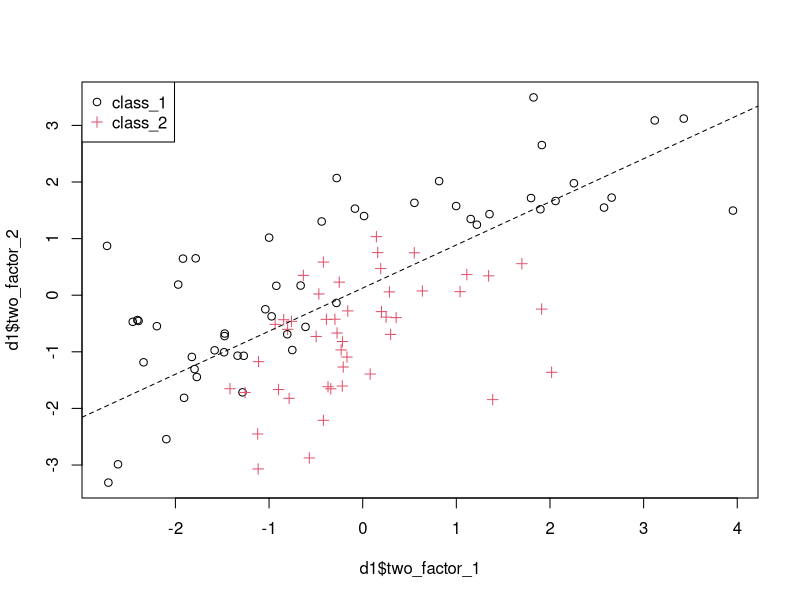

Generate this figure with R:
## ---- chunk 1
knitr::opts_chunk$set(echo = TRUE)
if (!require(modeldata)) install.packages('modeldata', repos = "http://cran.us.r-project.org")
## ---- chunk 2
library(modeldata)
data("Chicago", package = "modeldata")
str(Chicago)
## ---- chunk 3
set.seed(1234)

d1 <- sim_classification(
  num_samples = 100,  # 生成するレコード数(デフォルトは100)
  method = "caret",   # 生成方法(デフォルトは"caret")
  intercept = -5,     # クラスの偏りをコントロールする(デフォルトは-5)
  num_linear = 2,     # クラス分類に無相関の変数linear_nの数(デフォルトは10)
  keep_truth = TRUE   # class_1のクラス確率の出力有無(デフォルトはFALSE)
)

str(d1)
## ---- chunk 4
# 線形識別関数のパラメータ推定
y <- ifelse(as.numeric(d1$class) > 1, -1, 1)  # 教師データをclass_1=1, class_2=-1に変換
X <- cbind(1, as.matrix(d1[, c("two_factor_1", "two_factor_2")])) # パターン行列
w_hat <- solve(t(X) %*% X) %*% t(X) %*% y     # 正規方程式で最小二乗法の解を求める

# 結果のplot
plot(x=d1$two_factor_1, y=d1$two_factor_2, 
     pch=ifelse(as.numeric(d1$class)==1, 1, 3), 
     col=d1$class)
legend("topleft", legend=levels(d1$class), pch=c(1, 3), col=c(1, 2))
abline(a=w_hat[1]/w_hat[3], b=-w_hat[2]/w_hat[3], lty=2)
## ---- chunk 5
# 作業メモ
# データ生成方法について、公式リファレンスと実際のソースコードが一致しておらず、意図通りに実装されているか不明。
# 本資料の趣旨を鑑みて、データ生成方法の詳細に関する説明は必須ではないと判断し、記載しないこととする。
# 以下は当初の記載案。

#method="caret"におけるクラス分類は、以下の1~2を合計した値をロジット関数によりclass_1のクラス確率に変換し、当該確率に応じてランダムに割り当てています。  
#(パッケージのリファレンス上は3も加算してクラス確率を計算することとなっていますが、バージョン1.4.0時点では3を加算しない値でクラス確率が計算されていました。)

#1. クラス分類に相関がある変数two_factor_1とtwo_factor_2の主効果及び交互作用。すなわち、  
#    intercept - 4 * two_factor_1 + 4 * two_factor_2 + 2 * two_factor_1 * two_factor_2  
#    ここでinterceptは引数として与えた数値、two_factor_1及びtwo_factor_2は平均0、分散2、相関係数0.65の正規乱数。
#2. (non_linear_1^3) + 2 * exp(-6 * (non_linear_1 - 0.3)^2) + 2 * sin(PI * non_linear_2 * non_linear_3)  
#    ここでnon_linear_1は(-1,1)の一様乱数、non_linear_2～3は(0,1)の一様乱数。
#3. 引数num_linearで指定した数をnとすると、-2.5 * linear_1 + ・・・ + (-1)^n * 0.25 * linear_n  
#    ここで各linear_*は標準正規乱数で、係数は2.5～0.25の範囲をn分割した値に-1と1を交互に乗算する。例えばn=4の場合、  
#    -2.5 * linear_1 + 1.75 * linear_2 -1.00 * linear_3 + 0.25 * linear_4  

# class_1確率の計算方法の確認
intercept_tmp <- -5
effect_1 <- intercept_tmp - 4 * d1$two_factor_1 + 
  4 * d1$two_factor_2 + 2 * d1$two_factor_1 * d1$two_factor_2
effect_2 <- (d1$non_linear_1^3) + 2 * exp(-6 * (d1$non_linear_1 - 0.3)^2) + 
  2 * sin(pi * d1$non_linear_2 * d1$non_linear_3)  #マニュアルではpiが乗算されていないため注意
effect_3 <- -2.5 * d1$linear_1 + 0.25 * d1$linear_2
y = effect_1 + effect_2 # effect3は加算しない
p <- 1 / (1 + exp(-y))
head(data.frame(list(
  .truth = d1$.truth,
  check = p
)))
## ---- chunk 6
d2 <- sim_regression(
  num_samples = 100,      # 生成するレコード数(デフォルトは100)
  method = "sapp_2014_1", # 生成方法(デフォルトは"sapp_2014_1")
  std_dev = NULL,         # 平均0の正規分布によるエラー項の標準偏差(デフォルトはNULLで、NULLの場合methodごとに決まった値が使用される)
  factors = FALSE,        # predictorに二値変数が含まれる場合のfactor化有無(デフォルトはFALSE)
  keep_truth = TRUE       # エラー項を含まない予測値の出力有無(デフォルトはFALSE)
)

str(d2)
## ---- chunk 7
y <- with(d2,
     # "sapp_2014_1"の算式
       predictor_01 + sin(predictor_02) + log(abs(predictor_03)) +
       predictor_04^2 + predictor_05 * predictor_06 +
       ifelse(predictor_07 * predictor_08 * predictor_09 < 0, 1, 0) +
       ifelse(predictor_10 > 0, 1, 0) + predictor_11 * ifelse(predictor_11 > 0, 1, 0) +
       sqrt(abs(predictor_12)) + cos(predictor_13) + 2 * predictor_14 + abs(predictor_15) +
       ifelse(predictor_16 < -1, 1, 0) + predictor_17 * ifelse(predictor_17 < -1, 1, 0) -
       2 * predictor_18 - predictor_19 * predictor_20
)

# パッケージの計算結果との比較
head(data.frame(list(
  .truth = d2$.truth,
  check = y
)))
## ---- chunk 8
d3 <- sim_noise(
  num_samples = 10,           # 生成するレコード数
  num_vars = 3,               # 生成するカラム(正規乱数)の数
  cov_type = "exchangeable",  # 分散共分散行列の設定(デフォルトは"exchangeable")
  outcome = "none",           # outcome変数の出力有無(デフォルトは"none")
  num_classes = 2,            # outcome="classification"の場合のクラス数(デフォルトは2)
  cov_param = 0               # 変数間の共分散に関するパラメータ(デフォルトは0)
)

str(d3)
## ---- chunk 9
# cov_typeの検証
cov_param <- 0.5
num_vars <- 4

## cov_type="exchangeable"の分散共分散行列
var_cov <- matrix(cov_param, ncol = num_vars, nrow = num_vars)
diag(var_cov) <- 1
var_cov

## cov_type="toeplitz"の分散共分散行列
var_cov_values <- cov_param^(seq(0, num_vars - 1, by = 1))
var_cov <- toeplitz(var_cov_values)
var_cov
## ---- chunk 10
d4 <- sim_logistic(
  num_samples = 1000,        # 生成するレコード数
  eqn = ~ 2 * A + B^2 + 1.2, # 2つの正規乱数AとBにより予測子を計算する算式
  #eqn = rlang::expr(2 * A + B^2 + 1.2),           # 参考：expressionで指定することも可能
  #eqn = base::expression(2 * A + B^2 + 1.2)[[1]], # 参考：expression listは指定できないため注意
  correlation = 0,           # 変数AとBの相関係数(デフォルトは0)
  keep_truth = TRUE          # クラス1確率の出力有無(デフォルトはFALSE)
)

str(d4)
## ---- chunk 11
# クラス確率が指定した式に従って算出されていることの確認
p <- 1 / (1 + exp(-(2*d4$A + d4$B^2 + 1.2)))
head(data.frame(list(
  .truth = d4$.truth,
  check = p
)))
## ---- chunk 12
d5 <- sim_multinomial(
  num_samples = 10,      # 生成するレコード数
  eqn_1 = ~ A + B,       # クラス1に対応する式
  eqn_2 = ~ 2 * A * B,   # クラス2に対応する式
  eqn_3 = ~ log(abs(B)), # クラス3に対応する式
  correlation = 0,       # 変数AとBの相関係数(デフォルトは0)
  keep_truth = TRUE      # 各クラスのクラス確率の出力有無(デフォルトはFALSE)
)

str(d5)
## ---- chunk 13
# クラス確率が指定した式に従って算出されていることの確認

## 引数で指定した三つの算式
y1 <- d5$A + d5$B
y2 <- 2 * d5$A * d5$B
y3 <- log(abs(d5$B))

## ソフトマックス関数によるクラス確率
p1 <- exp(y1) / (exp(y1) + exp(y2) + exp(y3))
p2 <- exp(y2) / (exp(y1) + exp(y2) + exp(y3))
p3 <- exp(y3) / (exp(y1) + exp(y2) + exp(y3))

## パッケージによる計算結果と比較
head(data.frame(list(
  .truth_one = d5$.truth_one,
  check_one = p1,
  .truth_two = d5$.truth_two,
  check_two = p2,
  .truth_three = d5$.truth_three,
  check_three = p3
)))
